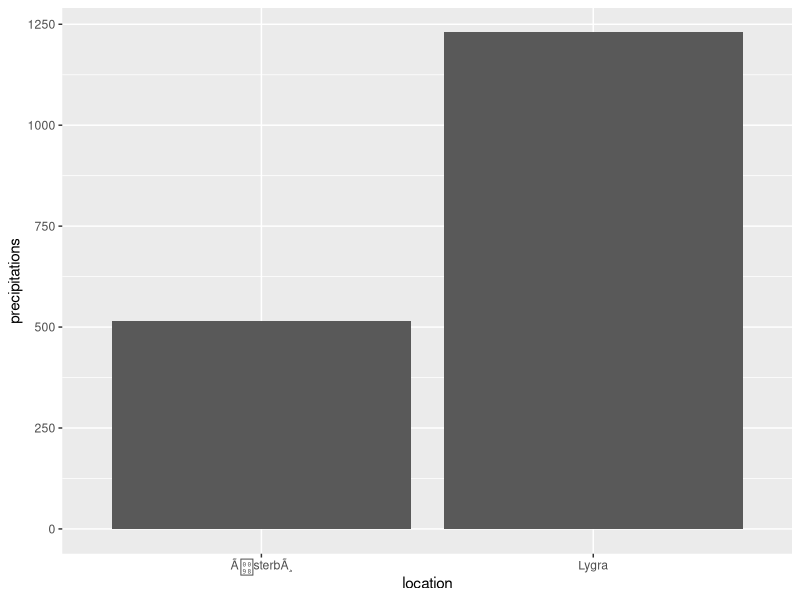
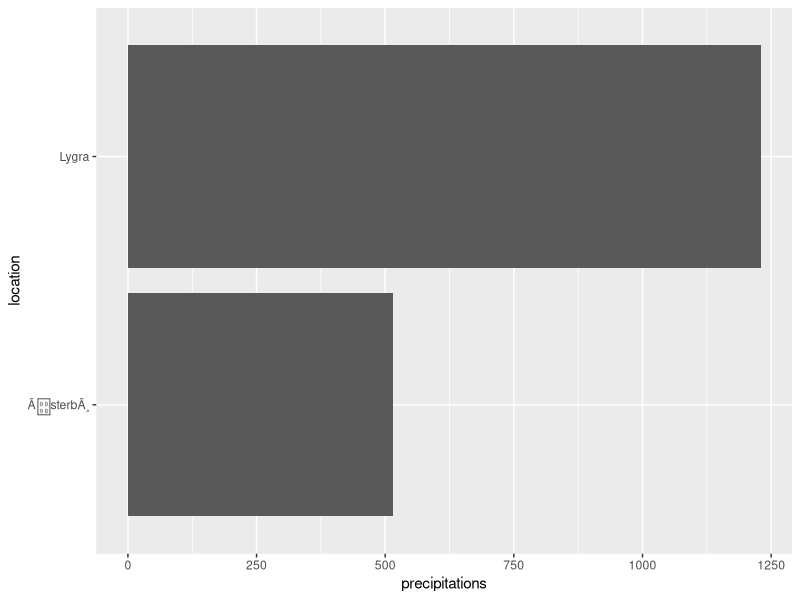
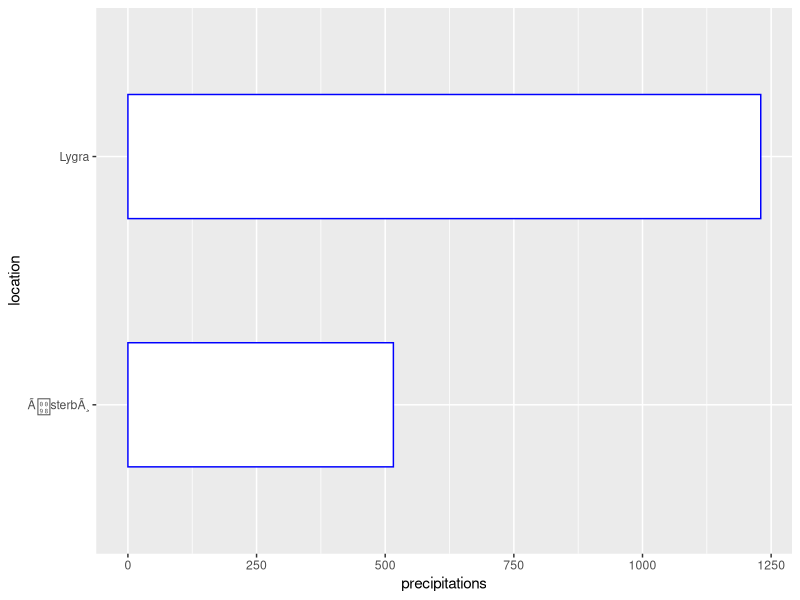
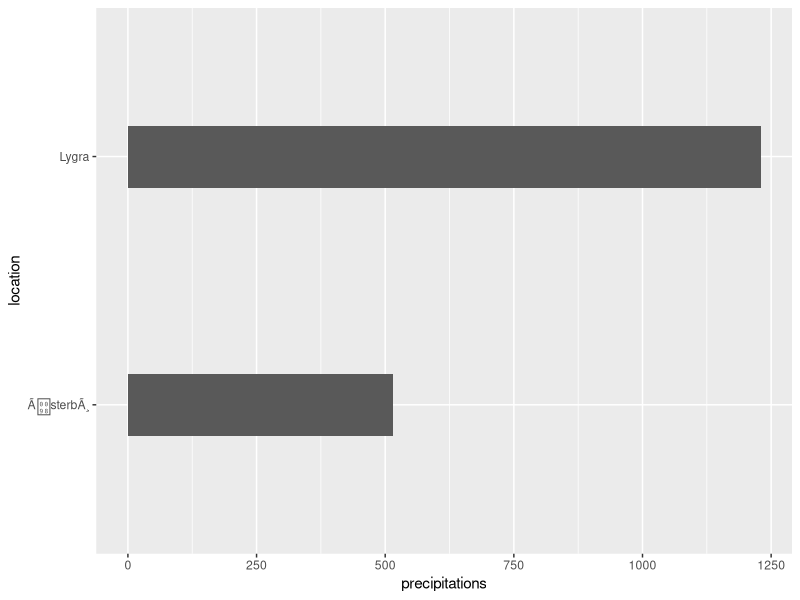

Write the R code that produced these figures, in order.
## ---- chunk 1
knitr::opts_chunk$set(echo = TRUE, fig.align='center')

# title: Creating a horizontal bar plot
# author: jonathan
# revised: 18/3/2020 

WEB <- c("https://bioceed.uib.no/dropfolder/bioSTATS/Rmd/Visualizing/Simple/horizontal-bar-plot.html")
GIT <- c("https://github.com/jonathansoule/biostats/blob/master/Visualizing/Simple/horizontal-bar-plot.Rmd")
library(ggplot2)
## ---- chunk 2
# variable 1
location <- c("Lygra", "ÃsterbÃ¸")
# variable 2
precipitations <- c(1229.8, 515.9)
# dataframe
df <- data.frame(location, precipitations)
## ---- chunk 3
ggplot(df, aes(location, precipitations)) +     
  geom_col()
## ---- chunk 4
ggplot(df, aes(location, precipitations)) +      
  geom_col() +
  coord_flip()                  
## ---- chunk 5
ggplot(df, aes(location, precipitations)) +     
  geom_col(color = "blue", fill = "white", width = .5) +
  coord_flip()       
## ---- chunk 6
ggplot(df, aes(location, precipitations)) +     
  geom_col(width = .25) +
  coord_flip()       
